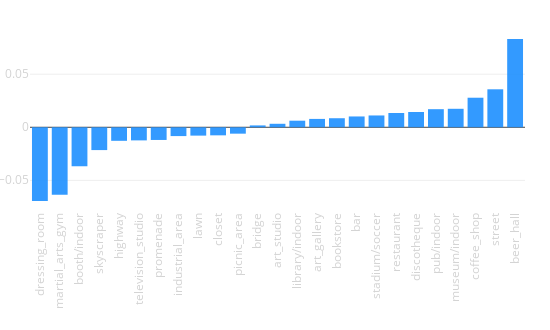

Source (notebook cell):
### Code cell
tags_delta(city_data, opposite_city_data)

### Figure 1 — Plotly figure (JSON) as saved in the notebook; plotly's stock layout.template omitted (floating-point values rounded to 4 significant figures)
{"data": [{"marker": {"color": "dodgerblue"}, "opacity": 0.9, "type": "bar", "uid": "91567cf0-4291-11e9-8200-3c15c2cf2370", "x": ["dressing_room", "martial_arts_gym", "booth/indoor", "skyscraper", "highway", "television_studio", "promenade", "industrial_area", "lawn", "closet", "picnic_area", "bridge", "art_studio", "library/indoor", "art_gallery", "bookstore", "bar", "stadium/soccer", "restaurant", "discotheque", "pub/indoor", "museum/indoor", "coffee_shop", "street", "beer_hall"], "y": [-0.06945, -0.06349, -0.03672, -0.02149, -0.01276, -0.01236, -0.01197, -0.008294, -0.007868, -0.007597, -0.006025, 0.001754, 0.003288, 0.006204, 0.007878, 0.008514, 0.01019, 0.01113, 0.01344, 0.01441, 0.01704, 0.01741, 0.02784, 0.03577, 0.08316]}], "layout": {"height": 330, "margin": {"b": 120, "l": 30, "r": 25, "t": 30}, "showlegend": false, "width": 550, "xaxis": {"tickangle": -90, "tickfont": {"color": "lightgrey", "size": 11.5}}, "xaxis2": {"tickangle": -90, "tickfont": {"color": "lightgrey", "size": 11.5}}, "yaxis": {"tickfont": {"color": "lightgrey", "size": 11.5}}, "yaxis2": {"tickfont": {"color": "lightgrey", "size": 11.5}}}}
